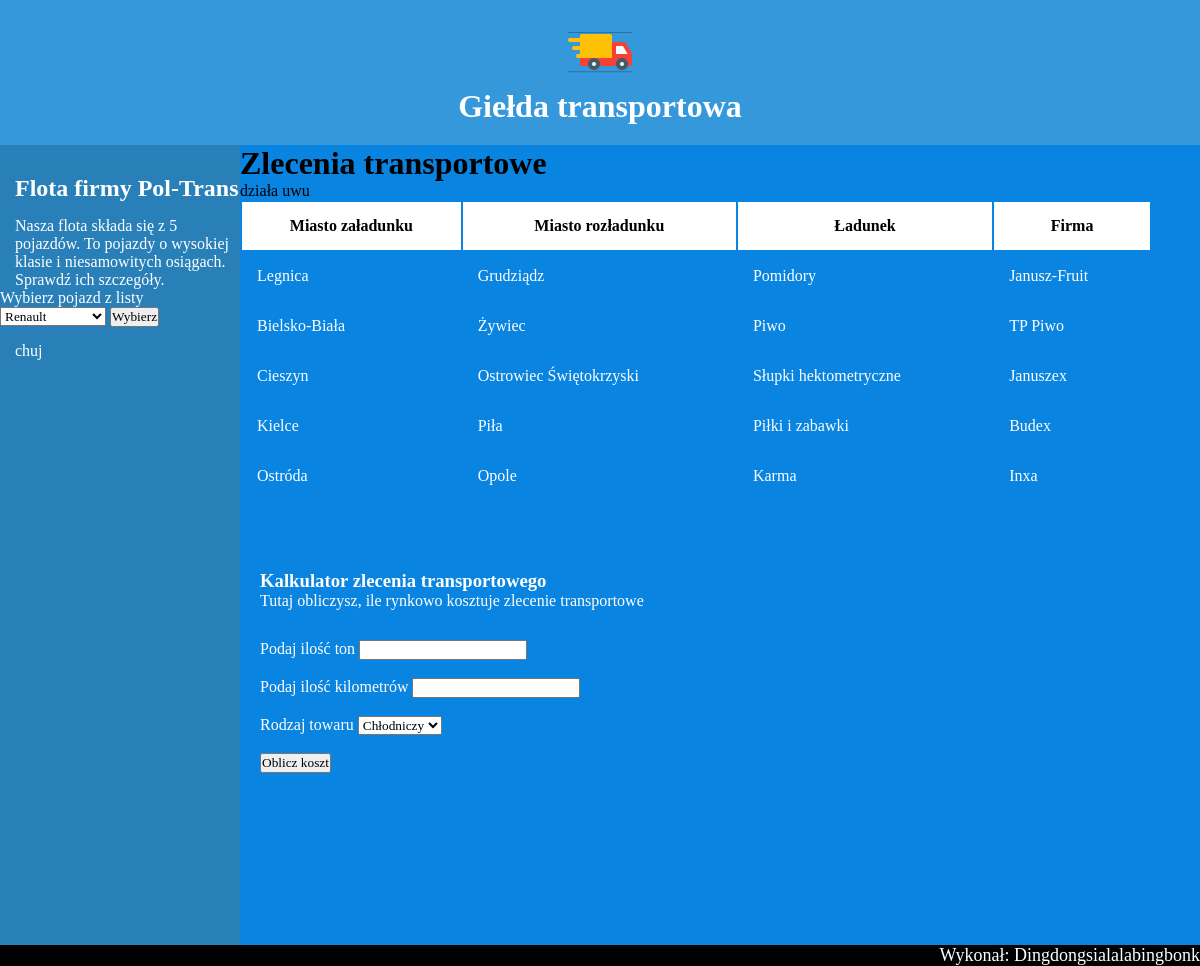
/egz2php/gielda.php, run on the app's committed database.
### tables this page shows
CREATE TABLE `zlecenia` (
  `id` int(11) NOT NULL,
  `miasto_zal` varchar(64) NOT NULL,
  `miasto_rozl` varchar(64) NOT NULL,
  `ladunek` varchar(64) NOT NULL,
  `firma` varchar(64) NOT NULL
);

### egz2php/gielda.php (the view, shortened to what this page needs)
<!DOCTYPE html>
<html lang="pl">
<head>
    <link rel="stylesheet" href="style.css">
</head>
<body>
    <div class="baner">
        <img src="gielda.png" alt="Logo giełdy transportowej" id="img">
        <h1>Giełda transportowa</h1>
    </div>
    <div class="main">
    <div class="lewy">
        <h2>Flota firmy Pol-Trans</h2>
        <p>Nasza flota składa się z 5 pojazdów. To pojazdy o wysokiej klasie i niesamowitych osiągach. Sprawdź ich szczegóły.</p>
        <div class="lewy_k">
            <label>Wybierz pojazd z listy</label><br>
            <select id="auto">
                <option>Renault</option>
            </select>
            <button onclick="skrypt1()">Wybierz</button>
            <p id="szczegoly-pojazdu">
            chuj</p>
        </div>
    </div>
    <div class="prawy">
        <h1>Zlecenia transportowe</h1>
        <table>
        <?php
            $polaczenie=mysqli_connect('localhost','root','','transportowa');
            if (!$polaczenie){
                echo("nie działa");
            }
            else{
                $zap=mysqli_query($polaczenie,'SELECT miasto_zal,miasto_rozl,ladunek,firma FROM zlecenia');
        ?>
        <tr>
            <th>Miasto załadunku</th>
            <th>Miasto rozładunku</th>
            <th>Ładunek</th>
            <th>Firma</th>
            </tr>
            <?php
            while ($wynik=mysqli_fetch_assoc($zap)){
                echo("
                    <tr>
                    <td>".$wynik["miasto_zal"]."</td>
                    <td>".$wynik["miasto_rozl"]."</td>
                    <td>".$wynik["ladunek"]."</td>
                    <td>".$wynik["firma"]."</td>
                    </tr>
                ");
            }
            ?>
        </table>
        <br>
        <div class="kontener" id="kalkulator">
            <h3>Kalkulator zlecenia transportowego</h3>
            <p>Tutaj obliczysz, ile rynkowo kosztuje zlecenie transportowe</p>
            <label>Podaj ilość ton</label>
                <input type="number" id="tony"><br><br>
            <label>Podaj ilość kilometrów</label>
                <input type="number" id="km"><br><br>
            <label>Rodzaj towaru</label>
                <select id="typ">
                    <option>Chłodniczy</option>
                </select><br><br>
                <button onclick="skrypt2()">Oblicz koszt</button>
        </div>
    </div>
    </div>
    <div class="stopka">
        <p>Wykonał: Dingdongsialalabingbonk</p>
    </div>
    <?php
    }
    ?>
</body>
</html>

### egz2php/style.css (style rules this page uses)
* { box-sizing: border-box; font-family: Tahoma; padding: 0; margin: 0; }
.baner { background-color: #3498db; color: white; padding: 20px; text-align: center; float:left; width: 100%; }
#img { width: 64px; }
.lewy { background-color: #2980b9; width: 20%; height: 800px; color: white; float:left; }
.lewy p { margin-left: 15px; margin-top: 15px; }
.lewy h2 { margin-left: 15px; padding-top: 30px; }
.prawy { background-color: rgb(9,132,225); height: 800px; width: 80%; float:left; }
.kontener#kalkulator { color: white; margin-left: 20px; margin-top: 50px; }
.prawy table { margin-right: 30px; width: 95%; }
.prawy th { background-color: white; color: black; padding: 15px; margin-right: 30px; }
.prawy tr { color: white; }
.prawy td { padding: 15px; }
#kalkulator p { margin-bottom: 30px; }
.stopka { background-color: black; color: white; text-align: right; font-size: 18px; float: left; width: 100%; }

### data on the page
zlecenia: miasto_zal "Legnica", miasto_rozl "Grudziądz", ladunek "Pomidory", firma "Janusz-Fruit"
zlecenia: miasto_zal "Bielsko-Biała", miasto_rozl "Żywiec", ladunek "Piwo", firma "TP Piwo"
zlecenia: miasto_zal "Cieszyn", miasto_rozl "Ostrowiec Świętokrzyski", ladunek "Słupki hektometryczne", firma "Januszex"
zlecenia: miasto_zal "Kielce", miasto_rozl "Piła", ladunek "Piłki i zabawki", firma "Budex"
zlecenia: miasto_zal "Ostróda", miasto_rozl "Opole", ladunek "Karma", firma "Inxa"
